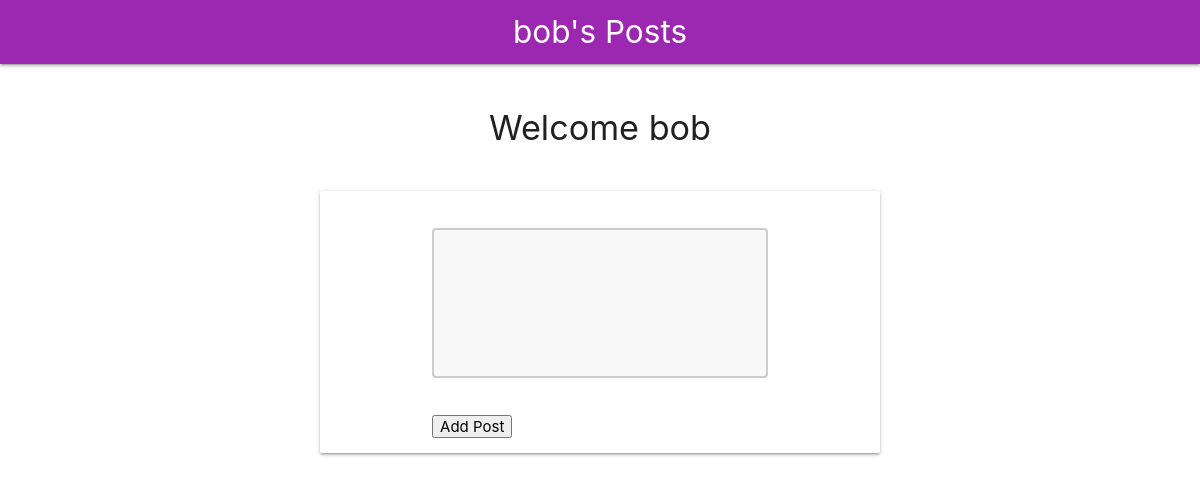
Page /get_posts (signed in) on the earlier database version.
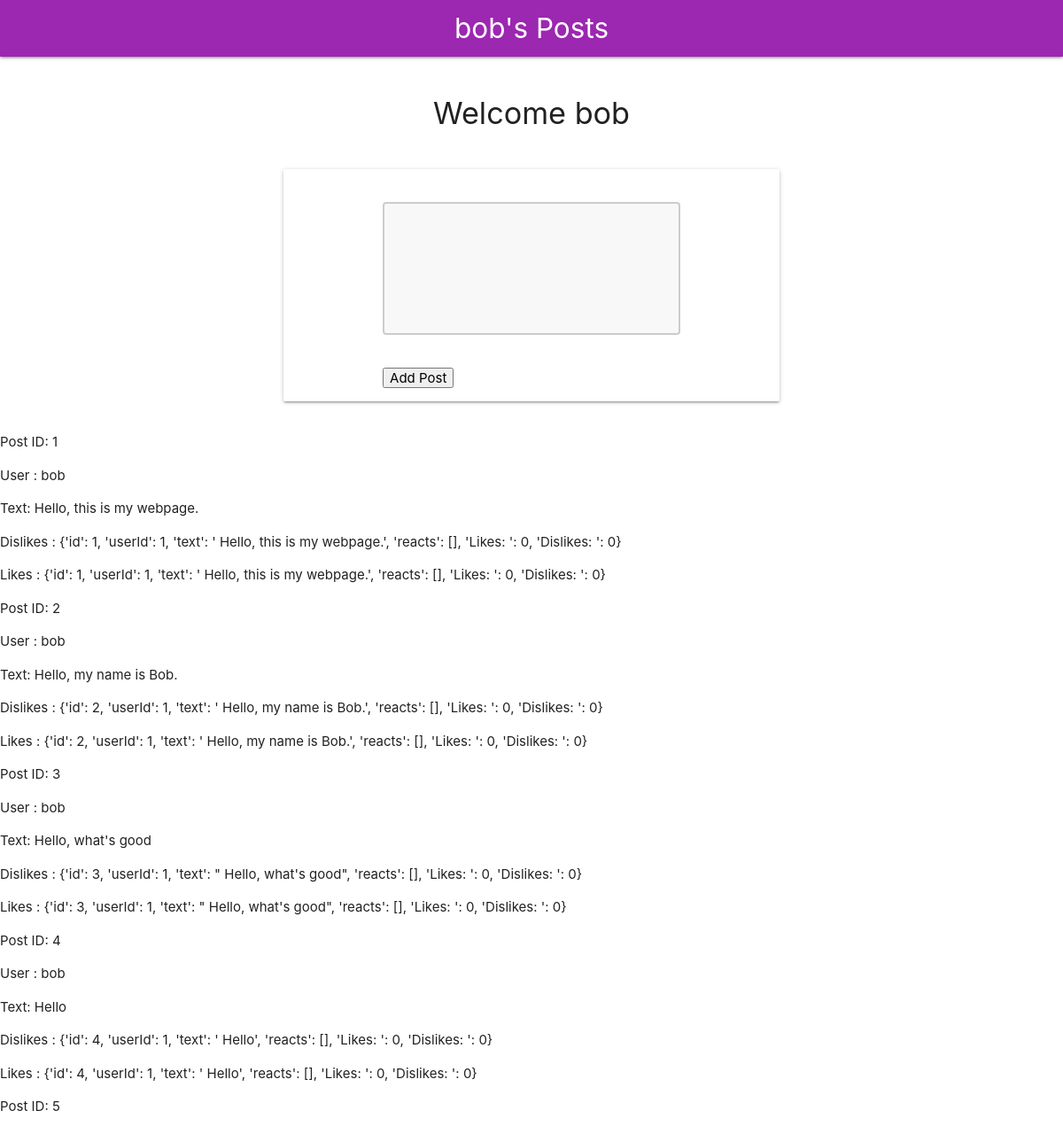
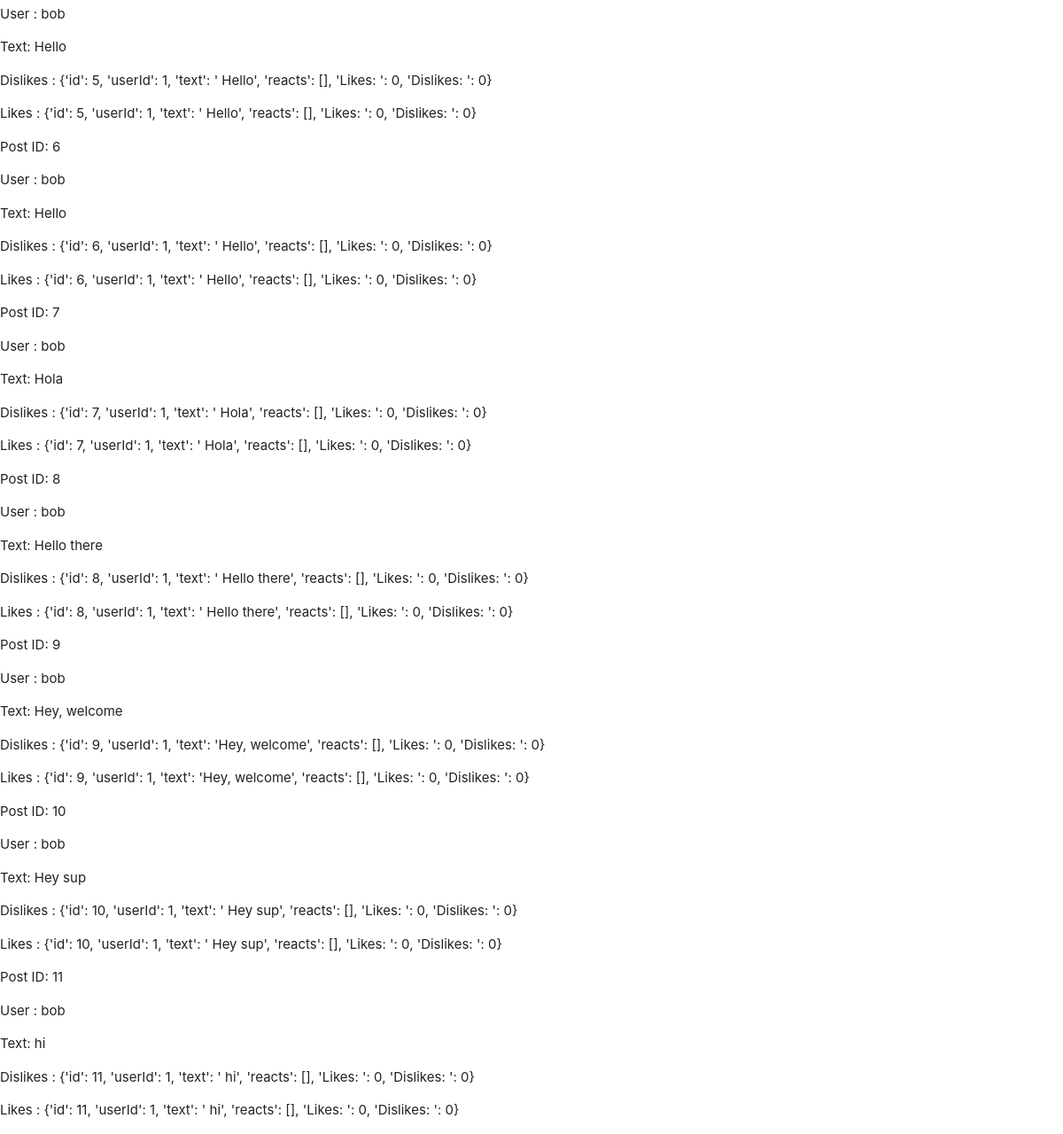
Same page on the later database version (2 pictures, top to bottom).
### models.py (models this page shows, shortened)
class User(UserMixin, db.Model): #got this from lab 5
    id = db.Column(db.Integer, primary_key=True)
    username = db.Column(db.String(80), unique=True, nullable=False)
    email = db.Column(db.String(120), unique=True, nullable=False)
    password = db.Column(db.String(120), nullable=False)

class Post(db.Model):
    id = db.Column(db.Integer, primary_key = True)
    userId = db.Column(db.Integer, db.ForeignKey('user.id'), nullable=False)
    text = db.Column(db.String(225), nullable=False)
    reacts = db.relationship('UserReact', backref='userreact', lazy=True, cascade="all, delete-orphan")
    def getTotalLikes (self):
        numLikes = 0
        for react in self.reacts:
            if react == 'like':
                numLikes += 1
        return numLikes
    def getTotalDislikes (self):
        numDislikes = 0
        for react in self.reacts:
            if react == 'dislike':
                numDislikes += 1
        return numDislikes
    def toDict(self):
        return{
            "id": self.id,
            "userId": self.userId,
            "text": self.text,
            "reacts": self.reacts,
        }

### main.py (the view)
@app.route('/get_posts', methods=['GET']) #Lab 10
def get_posts():
  posts = Post.query.all()
  results = []
  for post in posts:
    rec = post.toDict()
    rec['Likes: '] = post.getTotalLikes()
    rec['Dislikes: '] = post.getTotalDislikes()
    results.append(rec)
  return render_template('app.html', posts=results)

### main.py (called while the page is built)
@login_manager.user_loader
def load_user(user_id):
    return User.query.get(user_id)

### templates/app.html (shortened to what this page needs)
{% extends "layout.html" %}
{% block page %} {{ current_user.username }}'s Posts {% endblock %}
{% block content %}
    {% if current_user.is_authenticated %}
        <div id="content">
            <div class="container">
            <br>
                <div class="row">
                   <h4 style= "text-align: center"> Welcome {{ current_user.username }} </h4>
                   <br>
                    <form class="col s12 m8 offset-m2 card-panel"  action="/add_post" method="POST">
                        <div class="input-field col s12 m8 offset-m2">
                        <br>
                            <textarea name ="textarea"> </textarea>
                        </div>
                        <div class="input-field col s12 m8 offset-m2">
                            <button type = "submit" >
						        Add Post
					        </button>
                        </div>
                    </form>
                </div>
            </div>
        </div>
        {% for post in posts %}
        <p> Post ID: {{post.id}} <p>
        <p> User : {{ current_user.username }}
        <p> Text: {{post.text}} </p>
        <p> Dislikes : {{post}} </p>
        <p> Likes : {{post}} </p>
        {% endfor %}
{% endif %}
{% endblock %}

### templates/layout.html (shortened to what this page needs)
<!DOCTYPE html>
<html lang="en">
<head>
    <link rel="stylesheet" href="https://cdnjs.cloudflare.com/ajax/libs/materialize/1.0.0/css/materialize.min.css">
  </head>
  <body>
    <nav class="purple">
      <div class="nav-wrapper">
        <a href="#!" class="brand-logo center">{% block page %}{% endblock %}</a>
      </div>
    </nav>
    <div id="content">{% block content %}{% endblock %}</div>
  </body>
</html>

### templates/layout.html (style rules this page uses)
textarea { width: 100%; height: 150px; padding: 12px 20px; box-sizing: border-box; border: 2px solid #ccc; border-radius: 4px; background-color: #f8f8f8; resize: none; }

Differences in the rows shown:
added Post: id "1", {{ current_user.username }} "bob", text "Hello, this is my webpage.", post "{'id': 1, 'userId': 1, 'text': ' Hello, this is my webpage.', 'reacts': [], 'Likes: ': 0, 'Dislikes: ': 0}"
added Post: id "2", {{ current_user.username }} "bob", text "Hello, my name is Bob.", post "{'id': 2, 'userId': 1, 'text': ' Hello, my name is Bob.', 'reacts': [], 'Likes: ': 0, 'Dislikes: ': 0}"
added Post: id "3", {{ current_user.username }} "bob", text "Hello, what's good", post "{'id': 3, 'userId': 1, 'text': \" Hello, what's good\", 'reacts': [], 'Likes: ': 0, 'Dislikes: ': 0}"
added Post: id "4", {{ current_user.username }} "bob", text "Hello", post "{'id': 4, 'userId': 1, 'text': ' Hello', 'reacts': [], 'Likes: ': 0, 'Dislikes: ': 0}"
added Post: id "5", {{ current_user.username }} "bob", text "Hello", post "{'id': 5, 'userId': 1, 'text': ' Hello', 'reacts': [], 'Likes: ': 0, 'Dislikes: ': 0}"
added Post: id "6", {{ current_user.username }} "bob", text "Hello", post "{'id': 6, 'userId': 1, 'text': ' Hello', 'reacts': [], 'Likes: ': 0, 'Dislikes: ': 0}"
added Post: id "7", {{ current_user.username }} "bob", text "Hola", post "{'id': 7, 'userId': 1, 'text': ' Hola', 'reacts': [], 'Likes: ': 0, 'Dislikes: ': 0}"
added Post: id "8", {{ current_user.username }} "bob", text "Hello there", post "{'id': 8, 'userId': 1, 'text': ' Hello there', 'reacts': [], 'Likes: ': 0, 'Dislikes: ': 0}"
added Post: id "9", {{ current_user.username }} "bob", text "Hey, welcome", post "{'id': 9, 'userId': 1, 'text': 'Hey, welcome', 'reacts': [], 'Likes: ': 0, 'Dislikes: ': 0}"
added Post: id "10", {{ current_user.username }} "bob", text "Hey sup", post "{'id': 10, 'userId': 1, 'text': ' Hey sup', 'reacts': [], 'Likes: ': 0, 'Dislikes: ': 0}"
added Post: id "11", {{ current_user.username }} "bob", text "hi", post "{'id': 11, 'userId': 1, 'text': ' hi', 'reacts': [], 'Likes: ': 0, 'Dislikes: ': 0}"
